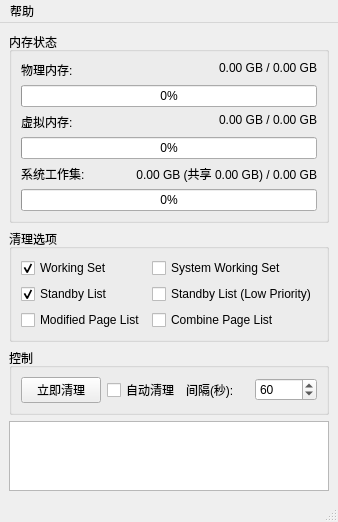
<?xml version="1.0" encoding="UTF-8"?>
<ui version="4.0">
 <class>MainWindow</class>
 <widget class="QMainWindow" name="MainWindow">
  <property name="geometry">
   <rect>
    <x>0</x>
    <y>0</y>
    <width>264</width>
    <height>426</height>
   </rect>
  </property>
  <property name="windowTitle">
   <string>MemoryCleaner</string>
  </property>
  <widget class="QWidget" name="centralwidget">
   <layout class="QVBoxLayout" name="verticalLayout">
    <item>
     <widget class="QGroupBox" name="groupBoxMemory">
      <property name="title">
       <string>内存状态</string>
      </property>
      <layout class="QGridLayout" name="gridLayoutMemory">
       <item row="0" column="1">
        <widget class="QLabel" name="lbPhysicalValue">
         <property name="text">
          <string>0.00 GB / 0.00 GB</string>
         </property>
         <property name="alignment">
          <set>Qt::AlignmentFlag::AlignRight</set>
         </property>
        </widget>
       </item>
       <item row="0" column="0">
        <widget class="QLabel" name="labelPhysical">
         <property name="text">
          <string>物理内存:</string>
         </property>
        </widget>
       </item>
       <item row="5" column="0">
        <widget class="QLabel" name="labelSystemWS">
         <property name="text">
          <string>系统工作集:</string>
         </property>
        </widget>
       </item>
       <item row="3" column="1">
        <widget class="QLabel" name="lbVirtualValue">
         <property name="text">
          <string>0.00 GB / 0.00 GB</string>
         </property>
         <property name="alignment">
          <set>Qt::AlignmentFlag::AlignRight</set>
         </property>
        </widget>
       </item>
       <item row="5" column="1">
        <widget class="QLabel" name="lbSystemWSValue">
         <property name="text">
          <string>0.00 GB (共享 0.00 GB) / 0.00 GB</string>
         </property>
         <property name="alignment">
          <set>Qt::AlignmentFlag::AlignRight</set>
         </property>
        </widget>
       </item>
       <item row="3" column="0">
        <widget class="QLabel" name="labelVirtual">
         <property name="text">
          <string>虚拟内存:</string>
         </property>
        </widget>
       </item>
       <item row="1" column="0" colspan="2">
        <widget class="QProgressBar" name="pbPhysical">
         <property name="value">
          <number>0</number>
         </property>
         <property name="alignment">
          <set>Qt::AlignmentFlag::AlignCenter</set>
         </property>
         <property name="format">
          <string>%p%</string>
         </property>
        </widget>
       </item>
       <item row="4" column="0" colspan="2">
        <widget class="QProgressBar" name="pbVirtual">
         <property name="value">
          <number>0</number>
         </property>
         <property name="alignment">
          <set>Qt::AlignmentFlag::AlignCenter</set>
         </property>
         <property name="format">
          <string>%p%</string>
         </property>
        </widget>
       </item>
       <item row="6" column="0" colspan="2">
        <widget class="QProgressBar" name="pbSystemWS">
         <property name="value">
          <number>0</number>
         </property>
         <property name="alignment">
          <set>Qt::AlignmentFlag::AlignCenter</set>
         </property>
         <property name="format">
          <string>%p%</string>
         </property>
        </widget>
       </item>
      </layout>
     </widget>
    </item>
    <item>
     <widget class="QGroupBox" name="groupBoxOptions">
      <property name="title">
       <string>清理选项</string>
      </property>
      <layout class="QGridLayout" name="gridLayoutOptions">
       <item row="0" column="0">
        <widget class="QCheckBox" name="cbWorkingSet">
         <property name="text">
          <string>Working Set</string>
         </property>
         <property name="checked">
          <bool>true</bool>
         </property>
        </widget>
       </item>
       <item row="0" column="1">
        <widget class="QCheckBox" name="cbSystemWorkingSet">
         <property name="text">
          <string>System Working Set</string>
         </property>
        </widget>
       </item>
       <item row="1" column="0">
        <widget class="QCheckBox" name="cbStandbyList">
         <property name="text">
          <string>Standby List</string>
         </property>
         <property name="checked">
          <bool>true</bool>
         </property>
        </widget>
       </item>
       <item row="1" column="1">
        <widget class="QCheckBox" name="cbStandbyListLow">
         <property name="text">
          <string>Standby List (Low Priority)</string>
         </property>
        </widget>
       </item>
       <item row="2" column="0">
        <widget class="QCheckBox" name="cbModifiedPageList">
         <property name="text">
          <string>Modified Page List</string>
         </property>
        </widget>
       </item>
       <item row="2" column="1">
        <widget class="QCheckBox" name="cbCombinePageList">
         <property name="text">
          <string>Combine Page List</string>
         </property>
        </widget>
       </item>
      </layout>
     </widget>
    </item>
    <item>
     <widget class="QGroupBox" name="groupBoxControl">
      <property name="title">
       <string>控制</string>
      </property>
      <layout class="QHBoxLayout" name="horizontalLayoutControl">
       <item>
        <widget class="QPushButton" name="btnCleanNow">
         <property name="text">
          <string>立即清理</string>
         </property>
        </widget>
       </item>
       <item>
        <widget class="QCheckBox" name="cbAutoClean">
         <property name="text">
          <string>自动清理</string>
         </property>
        </widget>
       </item>
       <item>
        <widget class="QLabel" name="labelInterval">
         <property name="text">
          <string>间隔(秒):</string>
         </property>
        </widget>
       </item>
       <item>
        <widget class="QSpinBox" name="sbInterval">
         <property name="minimum">
          <number>5</number>
         </property>
         <property name="maximum">
          <number>3600</number>
         </property>
         <property name="value">
          <number>60</number>
         </property>
        </widget>
       </item>
      </layout>
     </widget>
    </item>
    <item>
     <widget class="QTextBrowser" name="textBrowser"/>
    </item>
    <item>
     <spacer name="verticalSpacer">
      <property name="orientation">
       <enum>Qt::Orientation::Vertical</enum>
      </property>
      <property name="sizeHint" stdset="0">
       <size>
        <width>20</width>
        <height>40</height>
       </size>
      </property>
     </spacer>
    </item>
   </layout>
  </widget>
  <widget class="QMenuBar" name="menubar">
   <property name="geometry">
    <rect>
     <x>0</x>
     <y>0</y>
     <width>264</width>
     <height>17</height>
    </rect>
   </property>
   <widget class="QMenu" name="menuHelp">
    <property name="title">
     <string>帮助</string>
    </property>
    <addaction name="actionAbout"/>
   </widget>
   <addaction name="menuHelp"/>
  </widget>
  <widget class="QStatusBar" name="statusbar"/>
  <action name="actionAbout">
   <property name="text">
    <string>关于</string>
   </property>
  </action>
 </widget>
 <resources/>
 <connections/>
</ui>
